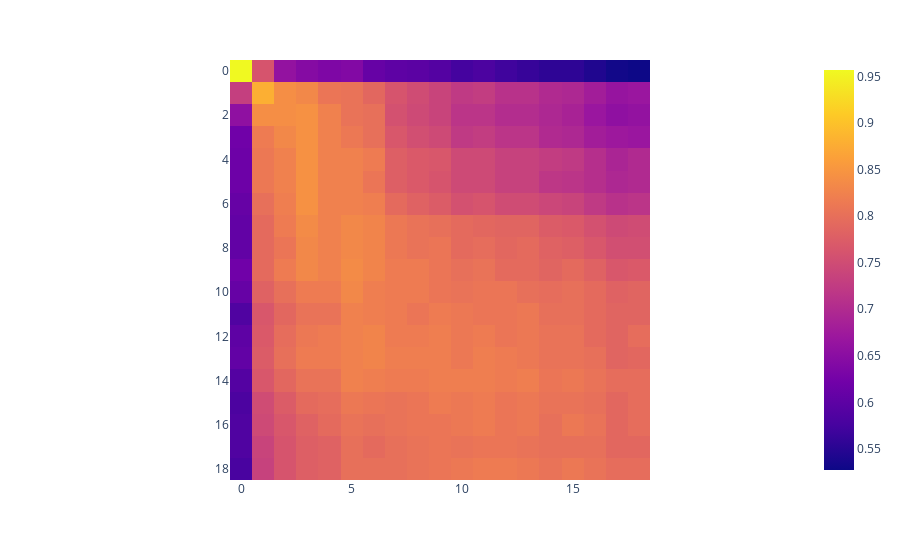

Notebook cell for this chart:
### Code cell
import plotly.express as px

px.imshow(cosine_sims)

### Figure 1 — Plotly figure (JSON) as saved in the notebook; plotly's stock layout.template omitted (floating-point values rounded to 4 significant figures; data arrays with more than 128 entries replaced by an {"elided": "..."} marker saying what was removed)
{"data": [{"coloraxis": "coloraxis", "hovertemplate": "x: %{x}<br>y: %{y}<br>color: %{z}<extra></extra>", "name": "0", "type": "heatmap", "xaxis": "x", "yaxis": "y", "z": {"elided": "19x19 float values"}}], "layout": {"coloraxis": {"colorscale": [[0, "#0d0887"], [0.1111, "#46039f"], [0.2222, "#7201a8"], [0.3333, "#9c179e"], [0.4444, "#bd3786"], [0.5556, "#d8576b"], [0.6667, "#ed7953"], [0.7778, "#fb9f3a"], [0.8889, "#fdca26"], [1, "#f0f921"]]}, "margin": {"t": 60}, "xaxis": {"anchor": "y", "constrain": "domain", "domain": [0, 1], "scaleanchor": "y"}, "yaxis": {"anchor": "x", "autorange": "reversed", "constrain": "domain", "domain": [0, 1]}}}
